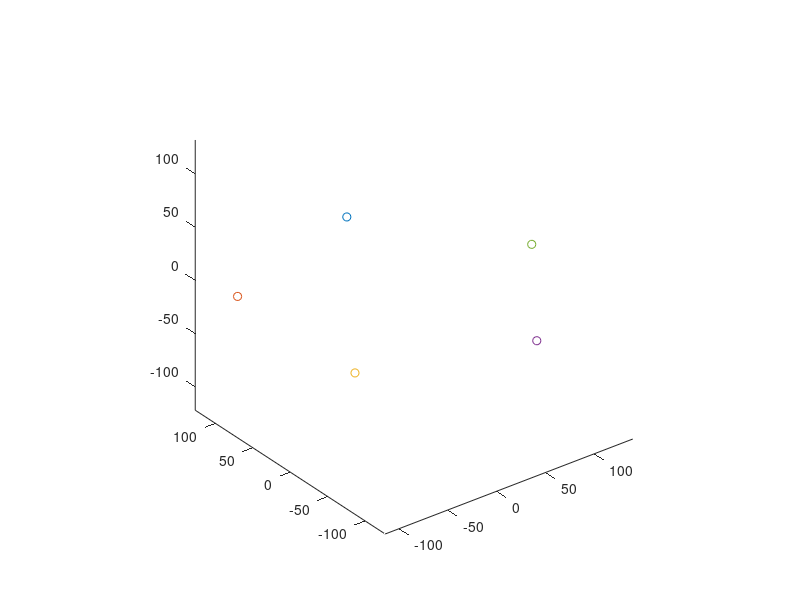

The MATLAB source for this figure:
clear
clc
e=150;
a=50;
b=150;
prompt = "height of intersection :";
z1=input(prompt);
%pointsinplane = cell(300,n);
%z1 = -150:4:150;
%for z1 = 
theta = asind(z1/b);
x = e+a*cos(theta);
y = 0;
prompt="number of branches :";
n=input(prompt);
prompt="Input the Branch radius: ";
Br=input(prompt);
pointsinplane = cell(1,n);
s=0;
for curvenum = 1:n
s=s+(2*pi/n);
R1=[cos(s),-sin(s),0;sin(s),cos(s),0;0,0,1];
P2=[x;y;z1];
W=R1*P2;
pointsinplane{curvenum}=W;
end
figure;
hold on
for curvenum =1:n
    point = pointsinplane{curvenum};
    plot3(point(1, :), point(2, :), point(3, :), 'o');
end
view(3);
axis("equal");
hold off

for d=1:(n-1)
    A=pointsinplane{d};
    B=pointsinplane{d+1};
    F=transpose(A);
    G=transpose(B);
    fx=F(1,1);
    gx=G(1,1);
    fy=F(1,2);
    gy=G(1,2);
    d1=sqrt((fx-gx)^2+(gy-fy)^2);
    if d1>2*Br
        fprintf("d>2*Br\n");
    elseif d1==2*Br
        fprintf("d==2*Br\n");
    else
        fprintf("d<2*Br\n");
    end
end
  A=pointsinplane{1};
  B=pointsinplane{n};
  F=transpose(A);
  G=transpose(B);
  fx=F(1,1);
  gx=G(1,1);
  fy=F(1,2);
  gy=G(1,2);
  d1=sqrt((fx-gx)^2+(gy-fy)^2);
  if d1>2*Br
      fprintf("d>2*Br\n");
  elseif d1==2*Br
      fprintf("d==2*Br\n");
  else
      fprintf("d<2*Br\n");
  end